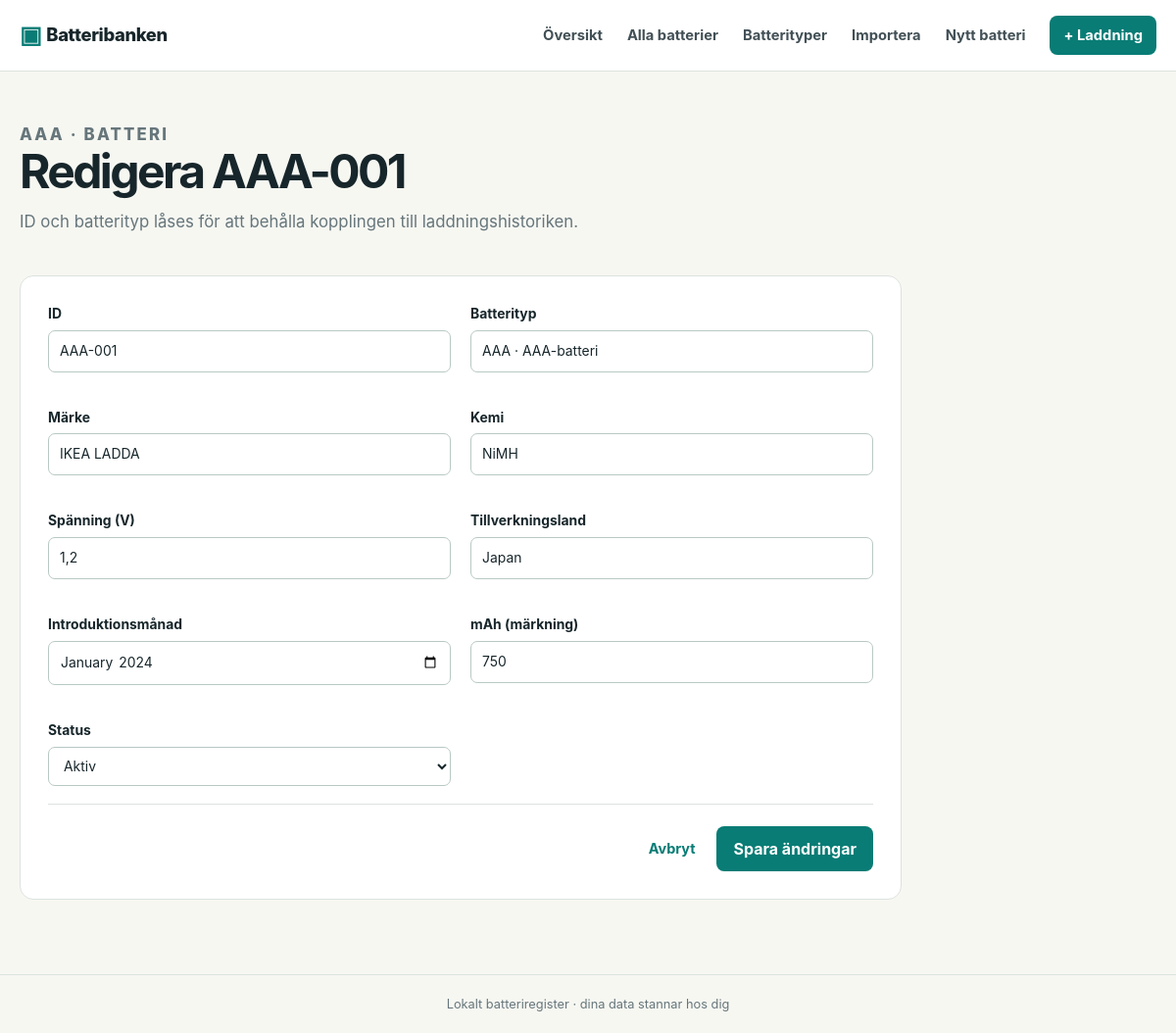
The page /batteries/1/edit on the database its author committed.
### tables this page shows
CREATE TABLE battery_types (
    id INTEGER PRIMARY KEY AUTOINCREMENT,
    code TEXT NOT NULL UNIQUE,
    name TEXT NOT NULL,
    description TEXT,
    created_at TEXT NOT NULL DEFAULT CURRENT_TIMESTAMP
);

CREATE TABLE batteries (
    id INTEGER PRIMARY KEY AUTOINCREMENT,
    type_id INTEGER NOT NULL REFERENCES battery_types(id) ON DELETE RESTRICT,
    identifier TEXT NOT NULL UNIQUE,
    brand TEXT NOT NULL,
    chemistry TEXT NOT NULL,
    voltage REAL NOT NULL,
    country TEXT,
    introduced_month TEXT NOT NULL,
    nominal_capacity_mah REAL NOT NULL,
    status TEXT NOT NULL CHECK(status IN ('Aktiv', 'Väntande', 'Ej aktivt')),
    custom_values TEXT NOT NULL DEFAULT '{}',
    created_at TEXT NOT NULL DEFAULT CURRENT_TIMESTAMP
);

### app.py (the view, shortened to what this page needs)
    @app.route("/batteries/<int:battery_id>/edit", methods=("GET", "POST"))
    def battery_edit(battery_id):
        database = get_db()
        battery = get_battery_or_404(battery_id)
        fields = get_type_fields(battery["type_id"])
        custom_values = json.loads(battery["custom_values"] or "{}")
        return render_template("battery_edit.html", battery=battery, fields=fields, custom_values=custom_values)

### app.py (called while the page is built)
def get_db():
    if "db" not in g:
        database_path = g.get("database_path") or DATABASE_PATH
        database_path.parent.mkdir(parents=True, exist_ok=True)
        g.db = sqlite3.connect(database_path)
        g.db.row_factory = sqlite3.Row
        g.db.execute("PRAGMA foreign_keys = ON")
    return g.db

def get_battery_or_404(battery_id):
    battery = get_db().execute(
        """
        SELECT batteries.*, battery_types.code AS type_code, battery_types.name AS type_name
        FROM batteries JOIN battery_types ON battery_types.id = batteries.type_id
        WHERE batteries.id = ?
        """,
        (battery_id,),
    ).fetchone()
    if battery is None:
        abort(404)
    return battery

def get_type_fields(type_id):
    return get_db().execute(
        "SELECT * FROM battery_type_fields WHERE type_id = ? ORDER BY position, id", (type_id,)
    ).fetchall()

### templates/battery_edit.html (shortened to what this page needs)
{% extends 'base.html' %}
{% block content %}
<section class="page-title"><div><p class="eyebrow">{{ battery.type_code }} · BATTERI</p><h1>Redigera {{ battery.identifier }}</h1><p>ID och batterityp låses för att behålla kopplingen till laddningshistoriken.</p></div></section>
<form method="post" class="form-card wide-form">
  <div class="form-grid">
    <label>ID <input value="{{ battery.identifier }}" disabled></label>
    <label>Batterityp <input value="{{ battery.type_code }} · {{ battery.type_name }}" disabled></label>
    <label>Märke <input name="brand" value="{{ request.form.get('brand', battery.brand) }}" required></label>
    <label>Kemi <input name="chemistry" value="{{ request.form.get('chemistry', battery.chemistry) }}" required></label>
    <label>Spänning (V)<input name="voltage" type="text" inputmode="decimal" value="{{ request.form.get('voltage', battery.voltage|swedish_number(1)) }}" required></label>
    <label>Tillverkningsland<input name="country" value="{{ request.form.get('country', battery.country or '') }}"></label>
    <label>Introduktionsmånad<input name="introduced_month" type="month" value="{{ request.form.get('introduced_month', battery.introduced_month) }}" required></label>
    <label>mAh (märkning)<input name="nominal_capacity_mah" type="text" inputmode="numeric" pattern="\d+" value="{{ request.form.get('nominal_capacity_mah', battery.nominal_capacity_mah|swedish_number) }}" required></label>
    <label>Status<select name="status">{% for status in ['Aktiv', 'Väntande', 'Ej aktivt'] %}<option {% if request.form.get('status', battery.status) == status %}selected{% endif %}>{{ status }}</option>{% endfor %}</select></label>
  </div>
  <div class="form-actions"><a href="{{ url_for('battery_detail', battery_id=battery.id) }}">Avbryt</a><button class="button primary" type="submit">Spara ändringar</button></div>
</form>
{% endblock %}

### static/style.css (style rules this page uses)
:root { --ink:#17262b;--muted:#66767b;--paper:#f7f7f2;--card:#fff;--line:#dce3df;--teal:#087c75;--teal-dark:#05665f;--lime:#d6f099;--good:#117e55;--warn:#ab6b00;--bad:#b43d3d;--radius:14px }
* { box-sizing:border-box }
body { margin:0;background:var(--paper);color:var(--ink);font:16px/1.5 Inter,ui-sans-serif,system-ui,-apple-system,BlinkMacSystemFont,"Segoe UI",sans-serif }
a { color:var(--teal);font-weight:650;text-decoration:none }
.hero,.page-title { display:flex;justify-content:space-between;align-items:flex-end;gap:28px;margin-bottom:42px }
.eyebrow { font-size:.72rem;font-weight:800;letter-spacing:.13em;color:var(--teal);margin:0 0 8px }
h1,h2,h3,p { margin-top:0 }
h1 { font-size:clamp(2rem,4vw,3.65rem);letter-spacing:-.055em;line-height:1.05;margin-bottom:13px }
.lead,.page-title p { color:var(--muted);font-size:1.05rem;margin-bottom:0 }
.button { display:inline-flex;justify-content:center;align-items:center;border:0;border-radius:8px;padding:11px 17px;font:inherit;font-weight:750;cursor:pointer }
.primary { background:var(--teal);color:#fff }
.form-card { max-width:730px;background:#fff;border:1px solid var(--line);border-radius:var(--radius);padding:28px }
.wide-form { max-width:900px }
.form-grid { display:grid;grid-template-columns:repeat(2,1fr);gap:18px 20px }
label { display:block;font-size:.87rem;font-weight:750;margin-bottom:18px }
input,select,textarea { display:block;width:100%;margin-top:6px;border:1px solid #b8c9c4;border-radius:7px;padding:10px 11px;background:#fff;color:var(--ink);font:inherit;font-weight:400 }
.form-actions { display:flex;align-items:center;justify-content:flex-end;gap:22px;border-top:1px solid var(--line);padding-top:22px }
.form-actions a { font-size:.9rem }

### rows shown on the page
battery_types: type_code "AAA", type_code "AAA · AAA-batteri"
batteries: identifier "AAA-001", brand "IKEA LADDA", chemistry "NiMH", voltage "1,2", country "Japan", introduced_month "2024-01", nominal_capacity_mah "750", status "Aktiv"
